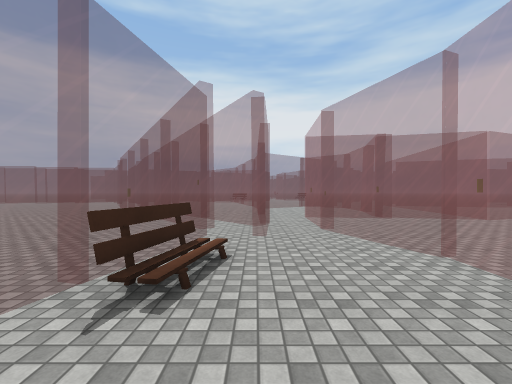
view 1 (above)

12 first-person views from a walk through a Unity game level. The camera is 1.5 m above the floor, looks level and sees 90° across. The floor is counted in squares, 1.89 m on a side. Each view is taken from the middle of a square. On the plan, view 1 faces up. The plan holds only what a view shows up to about 10 squares ahead; the rest is blank. The place goes on beyond the plan. The player character is not drawn. Surface patterns are stand-ins for the level's own textures.

view 2
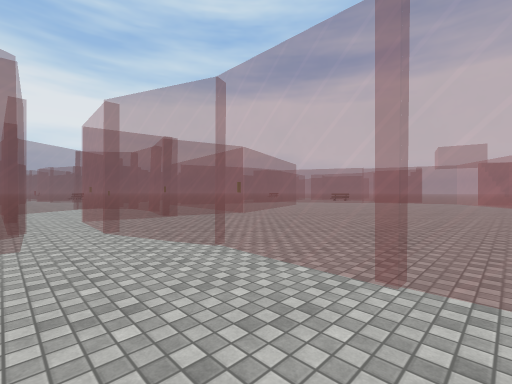

view 3
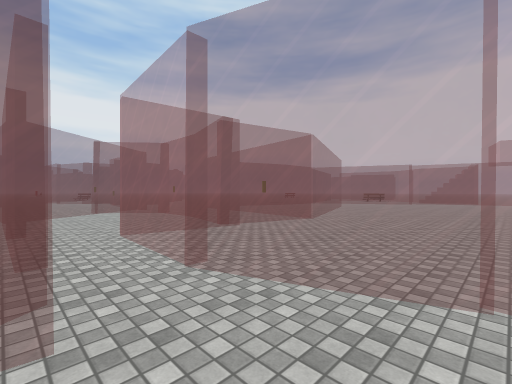

view 4
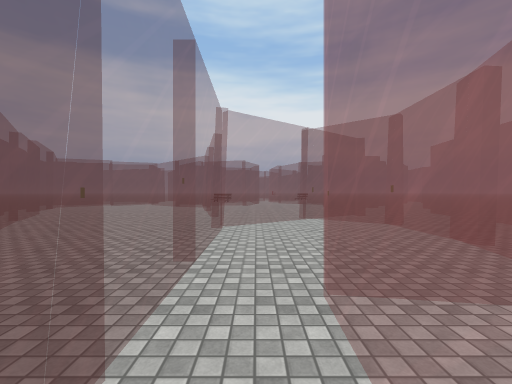

view 5
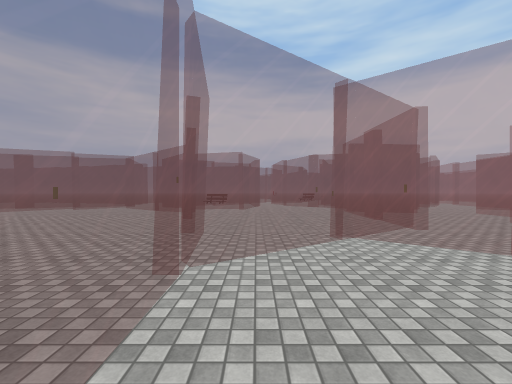

view 6
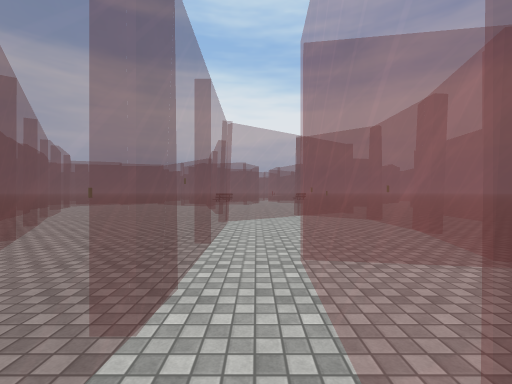

view 7
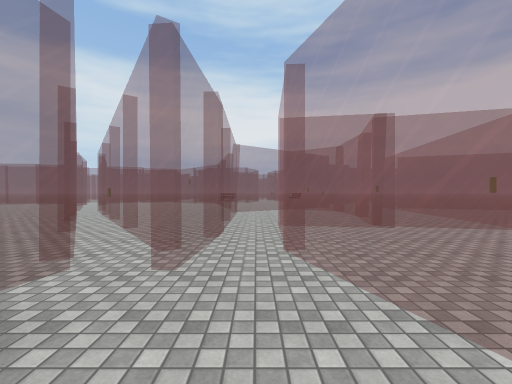

view 8
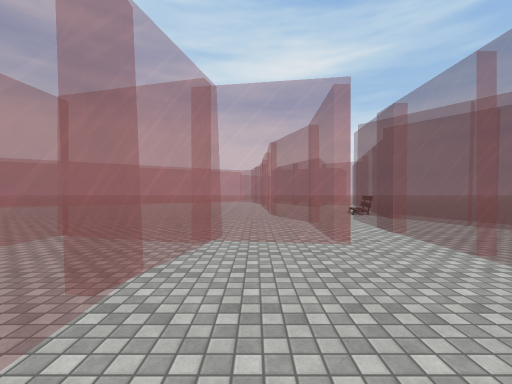

view 9
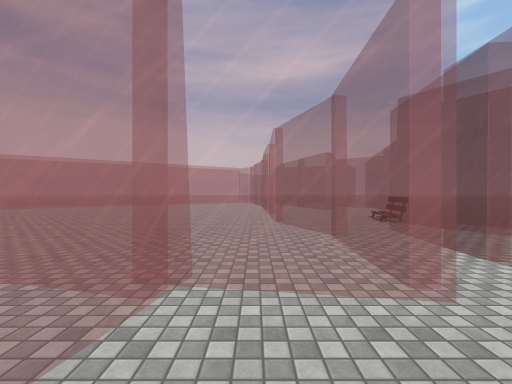

view 10
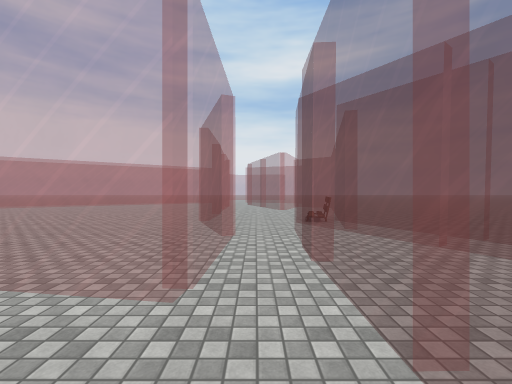

view 11
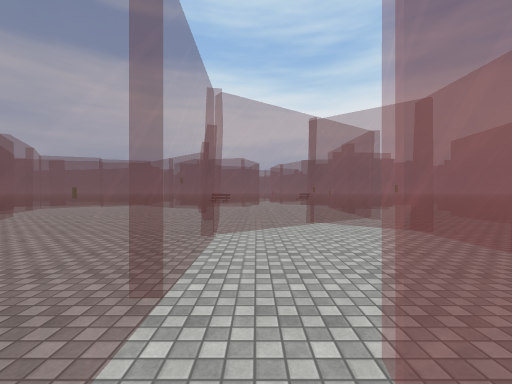

view 12
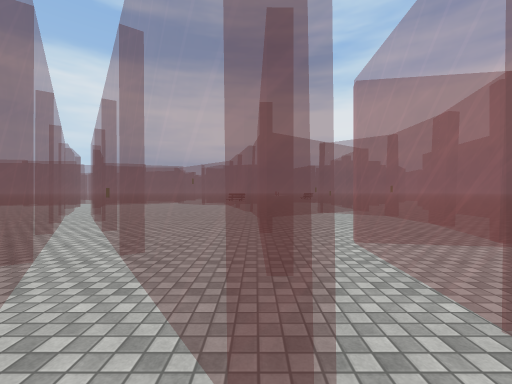

### Floor plan
Key: @ floor where view 1 was taken; # wall or solid block; . main floor; : floor 4.75 m higher than the main floor; = window, fence, low wall or low ledge; v drop or lower ground; O other object.
Columns run from 6 left of view 1 to 14 right of it. Each row starts with its distance up from view 1.
 19  ..   ....
 18  ...==.... ===.
 17  ....= ...#=...
 16  ....=#...==. =#
 15  ....==..#==.#==
 14 =.....=.====.=vvv
 13 ==....=====...vv
 12 ==....==..= .=vvv
 11 .==...=...= ..vvv
 10 .===..=...= .=vv
  9 ..==..=...=#.vvv
  8 ...==.=.======:v
  7 ...====.=vvvvvvvv
  6 ....===.=vvvvvvvvv
  5  ....==.=vvvvvvvvvv
  4  ....=..=vvvvvvvvvvv
  3 .....O...=vvvvvvvvvvv
  2 .....O...=vvvvvvvvv
  1 ....=....=vvvvvvvvvv
  0 .... .@.. vvvvvvvvvvv

Where each view was taken, in squares from view 1:
view 1: 0 up, 0 right, facing up
view 2: 0 up, 0 right, facing up-right
view 3: 3 up, 0 right, facing up-right
view 4: 6 up, 1 right, facing up
view 5: 9 up, 1 right, facing up
view 6: 5 up, 1 right, facing up
view 7: 2 up, 1 right, facing up
view 8: 12 up, 3 right, facing down
view 9: 10 up, 3 right, facing down
view 10: 10 up, 1 right, facing down
view 11: 7 up, 1 right, facing up
view 12: 4 up, 0 right, facing up
